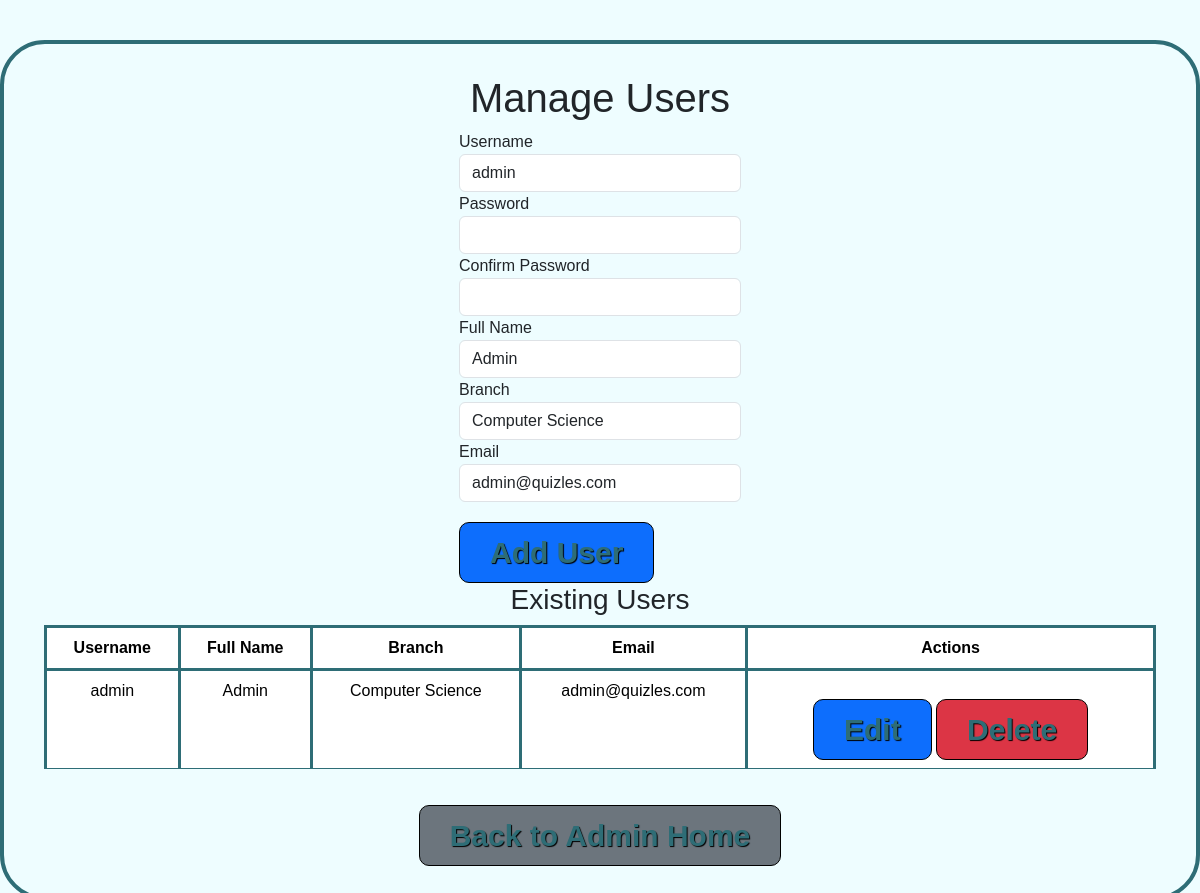
Page /admin/manage_user?user_id=1 (signed in) on the committed database.
### models.py (models this page shows, shortened)
class User(db.Model, UserMixin):
    __tablename__ = "user"
    id = db.Column(db.Integer, primary_key=True)
    username = db.Column(db.String(80), unique=True, nullable=False)
    password_hash = db.Column(db.String(128), nullable=False)
    name = db.Column(db.String(100), nullable=False)
    email = db.Column(db.String(120), unique=True, nullable=False)
    is_admin = db.Column(db.Boolean, default=False)
    branch_id = db.Column(db.Integer, db.ForeignKey('branch.id'), nullable=False)

class Branch(db.Model):
    __tablename__ = 'branch'
    id = db.Column(db.Integer, primary_key=True)
    name = db.Column(db.String(50), unique=True, nullable=False)
    users = db.relationship('User', backref='branch', lazy=True)
    subjects = db.relationship('Subject', backref='branch', lazy=True)

### routes.py (the view, shortened to what this page needs)
@admin_bp.route("/manage_user", methods=['GET', 'POST'])
@login_required
@admin_only
def manage_user():
    form = UserForm()
    form.branch_id.choices = [(b.id, b.name) for b in Branch.query.all()]  # Populate branch dropdown
    users = User.query.all()
    user_id = request.args.get('user_id')  # Get the user_id for editing
    if user_id:
        user = User.query.get(user_id)
        if user:
            form.username.data = user.username
            form.name.data = user.name
            form.email.data = user.email
            form.branch_id.data = user.branch_id  # Preselect user's branch
            form.password.data = ''
            form.confirm_password.data = ''
    delete_user_id = request.args.get('delete_user_id')  # This will be used to delete the user
    return render_template("admin/manage_user.html", form=form, users=users)

### forms.py
class UserForm(FlaskForm):
    username = StringField('Username', validators=[DataRequired(), Email()])
    password = PasswordField('Password', validators=[DataRequired(), Length(min=8)])
    confirm_password = PasswordField('Confirm Password', validators=[DataRequired(), EqualTo('password')])
    name = StringField('Name', validators=[DataRequired()])
    email = StringField('Email', validators=[DataRequired(), Email()])
    branch_id = SelectField('Branch', validators=[DataRequired()])
    submit = SubmitField('Submit')

### app.py (called while the page is built)
@login_manager.user_loader
def load_user(user_id):
    return User.query.get(int(user_id))

### routes.py (called while the page is built)
def admin_only(func):
    @wraps(func)
    def wrapper(*args, **kwargs):
        if not current_user.is_authenticated or not current_user.is_admin:
            flash('Access restricted. Admins only!', 'error')
            return redirect(url_for('routes.index'))
        return func(*args, **kwargs)
    return wrapper

### templates/admin/manage_user.html (shortened to what this page needs)
{% extends 'layout.html' %}
{% block content %}
  <h1>Manage Users</h1>
  <form method="POST">
    <div>
      <label for="username">Username</label>
      {{ form.username(class="form-control") }}
    </div>
    <div>
      <label for="password">Password</label>
      {{ form.password(class="form-control") }}
    </div>
    <div>
      <label for="confirm_password">Confirm Password</label>
      {{ form.confirm_password(class="form-control") }}
    </div>
    <div>
      <label for="name">Full Name</label>
      {{ form.name(class="form-control") }}
    </div>
    <div>
      <label for="branch_id">Branch</label>
      {{ form.branch_id(class="form-control") }}
    </div>
    <div>
      <label for="email">Email</label>
      {{ form.email(class="form-control") }}
    </div>
    <div>
      <button type="submit" class="btn btn-primary">
        {{ 'Add User' }}
      </button>
    </div>
  </form>
  <h3>Existing Users</h3>
  <table class="table">
    <thead>
      <tr>
        <th>Username</th>
        <th>Full Name</th>
        <th>Branch</th>
        <th>Email</th>
        <th>Actions</th>
      </tr>
    </thead>
    <tbody>
      {% for user in users %}
        <tr>
          <td>{{ user.username }}</td>
          <td>{{ user.name }}</td>
          <td>{{ user.branch.name }}</td>
          <td>{{ user.email }}</td>
          <td>
            <a href="{{ url_for('admin.manage_user', user_id=user.id) }}" class="btn btn-primary">Edit</a>
            <a href="{{ url_for('admin.manage_user', delete_user_id=user.id) }}" class="btn btn-danger" onclick="return confirm('Are you sure you want to delete this user?')">Delete</a>
          </td>
        </tr>
      {% endfor %}
    </tbody>
  </table>
  <a href="{{ url_for('admin.admin_home') }}" class="btn btn-secondary">Back to Admin Home</a>
{% endblock %}

### templates/admin/manage_user.html (style rules this page uses)
body { background-color: #EEFDFF; margin: 0; padding: 0; display: flex; flex-direction: column; align-items: center; height: 100vh; font-family: 'Comic Sans MS', cursive, sans-serif; }
table { width: 100%; border-collapse: collapse; }
th, td { padding: 10px; border: 3px solid #2E6D76; text-align: center; }
th { background-color: #6a91a3; font-weight: bold; }
.btn { color: #2E6D76; font-size: 30px; text-shadow: 1px 1px 1px black; font-weight: bold; padding: 7px 30px; border-color: black; cursor: pointer; margin-top: 20px; border-radius: 10px; }

### rows in the picture
User: username "admin", name "Admin", branch_id "Computer Science", email "admin@quizles.com", branch.name "Computer Science"

### other values in the picture
{{ 'Add User' }} "Add User"
